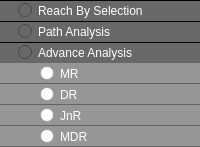
              <widget class="QWidget" name="widget_134" native="true">
               <layout class="QVBoxLayout" name="verticalLayout_71">
                <property name="spacing">
                 <number>0</number>
                </property>
                <property name="leftMargin">
                 <number>0</number>
                </property>
                <property name="topMargin">
                 <number>0</number>
                </property>
                <property name="rightMargin">
                 <number>0</number>
                </property>
                <property name="bottomMargin">
                 <number>0</number>
                </property>
                <item>
                 <widget class="QWidget" name="widget_135" native="true">
                  <property name="styleSheet">
                   <string notr="true">.QWidget
{
    background-color: rgb(150, 150, 150);
    border-bottom: 1px solid  rgb(100, 100, 100);

}</string>
                  </property>
                  <layout class="QHBoxLayout" name="horizontalLayout_64">
                   <property name="spacing">
                    <number>6</number>
                   </property>
                   <property name="leftMargin">
                    <number>0</number>
                   </property>
                   <property name="topMargin">
                    <number>0</number>
                   </property>
                   <property name="rightMargin">
                    <number>0</number>
                   </property>
                   <property name="bottomMargin">
                    <number>0</number>
                   </property>
                  </layout>
                 </widget>
                </item>
                <item>
                 <widget class="QWidget" name="widget_136" native="true">
                  <property name="styleSheet">
                   <string notr="true">QWidget
{
    background-color: rgb(104, 104, 104);
    border-top: 1px solid rgb(0 , 0 , 0);
    border-bottom: 1px solid transparent;
}</string>
                  </property>
                  <layout class="QHBoxLayout" name="horizontalLayout_65">
                   <property name="spacing">
                    <number>6</number>
                   </property>
                   <property name="leftMargin">
                    <number>0</number>
                   </property>
                   <property name="topMargin">
                    <number>0</number>
                   </property>
                   <property name="rightMargin">
                    <number>0</number>
                   </property>
                   <property name="bottomMargin">
                    <number>0</number>
                   </property>
                   <item>
                    <widget class="QRadioButton" name="radioButton_5">
                     <property name="styleSheet">
                      <string notr="true">QRadioButton
{
    font: 8pt &quot;Ebrima&quot;;
    color:white;
    background-color: rgb(104, 104, 104);
    padding-left:18px;  
	padding-bottom:2 px;
	padding-top:2 px;
  }
	
 QRadioButton:hover
{
	background-color: rgb(180, 53, 180);
}

QRadioButton:pressed
{
    background-color: rgb(180, 53, 180);
 }
</string>
                     </property>
                     <property name="text">
                      <string>Reach By Selection</string>
                     </property>
                    </widget>
                   </item>
                  </layout>
                 </widget>
                </item>
                <item>
                 <widget class="QWidget" name="widget_137" native="true">
                  <property name="styleSheet">
                   <string notr="true">QWidget
{
    background-color: rgb(104, 104, 104);
    border-top: 1px solid rgb(0 , 0 , 0);
    border-bottom: 1px solid transparent;
}</string>
                  </property>
                  <layout class="QHBoxLayout" name="horizontalLayout_66">
                   <property name="spacing">
                    <number>6</number>
                   </property>
                   <property name="leftMargin">
                    <number>0</number>
                   </property>
                   <property name="topMargin">
                    <number>0</number>
                   </property>
                   <property name="rightMargin">
                    <number>0</number>
                   </property>
                   <property name="bottomMargin">
                    <number>0</number>
                   </property>
                   <item>
                    <widget class="QRadioButton" name="radioButton_6">
                     <property name="styleSheet">
                      <string notr="true">QRadioButton
{
    font: 8pt &quot;Ebrima&quot;;
    color:white;
    background-color: rgb(104, 104, 104);
    padding-left:18px;  
	padding-bottom:2 px;
	padding-top:2 px;
  }
	
 QRadioButton:hover
{
	background-color: rgb(180, 53, 180);
}

QRadioButton:pressed
{
    background-color: rgb(180, 53, 180);
 }
</string>
                     </property>
                     <property name="text">
                      <string>Path Analysis</string>
                     </property>
                    </widget>
                   </item>
                  </layout>
                 </widget>
                </item>
                <item>
                 <widget class="QWidget" name="widget_141" native="true">
                  <property name="styleSheet">
                   <string notr="true">QWidget
{
    background-color: rgb(104, 104, 104);
    border-top: 1px solid rgb(0 , 0 , 0);
    border-bottom: 1px solid transparent;
}</string>
                  </property>
                  <layout class="QHBoxLayout" name="horizontalLayout_70">
                   <property name="spacing">
                    <number>6</number>
                   </property>
                   <property name="leftMargin">
                    <number>0</number>
                   </property>
                   <property name="topMargin">
                    <number>0</number>
                   </property>
                   <property name="rightMargin">
                    <number>0</number>
                   </property>
                   <property name="bottomMargin">
                    <number>0</number>
                   </property>
                   <item>
                    <widget class="QRadioButton" name="radioButton_10">
                     <property name="styleSheet">
                      <string notr="true">QRadioButton
{
    font: 8pt &quot;Ebrima&quot;;
    color:white;
    background-color: rgb(104, 104, 104);
    padding-left:18px;  
	padding-bottom:2 px;
	padding-top:2 px;
  }
	
 QRadioButton:hover
{
	background-color: rgb(180, 53, 180);
}

QRadioButton:pressed
{
    background-color: rgb(180, 53, 180);
 }


QRadioButton::indicator::unchecked {
    image: url(:/ico/arrow_right.png);
}

QRadioButton::indicator::checked {
    image: url(:/ico/arrow_down.png);
}</string>
                     </property>
                     <property name="text">
                      <string>Advance Analysis</string>
                     </property>
                    </widget>
                   </item>
                  </layout>
                 </widget>
                </item>
                <item>
                 <widget class="QWidget" name="widget_152" native="true">
                  <layout class="QVBoxLayout" name="verticalLayout_75">
                   <property name="spacing">
                    <number>0</number>
                   </property>
                   <property name="leftMargin">
                    <number>0</number>
                   </property>
                   <property name="topMargin">
                    <number>0</number>
                   </property>
                   <property name="rightMargin">
                    <number>0</number>
                   </property>
                   <property name="bottomMargin">
                    <number>0</number>
                   </property>
                   <item>
                    <widget class="QWidget" name="widget_153" native="true">
                     <property name="styleSheet">
                      <string notr="true">.QWidget
{
    background-color: rgb(150, 150, 150);
    border-bottom: 1px solid  rgb(100, 100, 100);

}</string>
                     </property>
                     <layout class="QHBoxLayout" name="horizontalLayout_71">
                      <property name="spacing">
                       <number>6</number>
                      </property>
                      <property name="leftMargin">
                       <number>0</number>
                      </property>
                      <property name="topMargin">
                       <number>0</number>
                      </property>
                      <property name="rightMargin">
                       <number>0</number>
                      </property>
                      <property name="bottomMargin">
                       <number>0</number>
                      </property>
                     </layout>
                    </widget>
                   </item>
                   <item>
                    <widget class="QWidget" name="widget_154" native="true">
                     <property name="styleSheet">
                      <string notr="true">.QWidget
{
    background-color: rgb(150, 150, 150);
       border-bottom: 1px solid  rgb(100, 100, 100);

}</string>
                     </property>
                     <layout class="QHBoxLayout" name="horizontalLayout_72">
                      <property name="spacing">
                       <number>6</number>
                      </property>
                      <property name="leftMargin">
                       <number>0</number>
                      </property>
                      <property name="topMargin">
                       <number>0</number>
                      </property>
                      <property name="rightMargin">
                       <number>0</number>
                      </property>
                      <property name="bottomMargin">
                       <number>0</number>
                      </property>
                      <item>
                       <widget class="QRadioButton" name="radioButton_11">
                        <property name="styleSheet">
                         <string notr="true">QRadioButton
{
    font: 8pt &quot;Ebrima&quot;;
    color:white; 
	padding-bottom:3 px;
	padding-left:40px;
	padding-top:3 px;
}
	
 
 QRadioButton:hover
{
	background-color: rgb(180, 53, 180);
}

QRadioButton:pressed
{
    background-color: rgb(180, 53, 180);
 }
</string>
                        </property>
                        <property name="text">
                         <string>MR</string>
                        </property>
                       </widget>
                      </item>
                     </layout>
                    </widget>
                   </item>
                   <item>
                    <widget class="QWidget" name="widget_155" native="true">
                     <property name="styleSheet">
                      <string notr="true">.QWidget
{
    background-color: rgb(150, 150, 150);
       border-bottom: 1px solid  rgb(100, 100, 100);

}</string>
                     </property>
                     <layout class="QHBoxLayout" name="horizontalLayout_73">
                      <property name="spacing">
                       <number>6</number>
                      </property>
                      <property name="leftMargin">
                       <number>0</number>
                      </property>
                      <property name="topMargin">
                       <number>0</number>
                      </property>
                      <property name="rightMargin">
                       <number>0</number>
                      </property>
                      <property name="bottomMargin">
                       <number>0</number>
                      </property>
                      <item>
                       <widget class="QRadioButton" name="radioButton_13">
                        <property name="styleSheet">
                         <string notr="true">QRadioButton
{
    font: 8pt &quot;Ebrima&quot;;
    color:white; 
	padding-bottom:3 px;
	padding-left:40px;
	padding-top:3 px;
}
	
 

 QRadioButton:hover
{
	background-color: rgb(180, 53, 180);
}

QRadioButton:pressed
{
    background-color: rgb(180, 53, 180);
 }</string>
                        </property>
                        <property name="text">
                         <string>DR</string>
                        </property>
                       </widget>
                      </item>
                     </layout>
                    </widget>
                   </item>
                   <item>
                    <widget class="QWidget" name="widget_157" native="true">
                     <property name="styleSheet">
                      <string notr="true">.QWidget
{
    background-color: rgb(150, 150, 150);
       border-bottom: 1px solid  rgb(100, 100, 100);

}</string>
                     </property>
                     <layout class="QHBoxLayout" name="horizontalLayout_75">
                      <property name="spacing">
                       <number>6</number>
                      </property>
                      <property name="leftMargin">
                       <number>0</number>
                      </property>
                      <property name="topMargin">
                       <number>0</number>
                      </property>
                      <property name="rightMargin">
                       <number>0</number>
                      </property>
                      <property name="bottomMargin">
                       <number>0</number>
                      </property>
                      <item>
                       <widget class="QRadioButton" name="radioButton_15">
                        <property name="styleSheet">
                         <string notr="true">QRadioButton
{
    font: 8pt &quot;Ebrima&quot;;
    color:white; 
	padding-bottom:3 px;
	padding-left:40px;
	padding-top:3 px;
}
	
 

 QRadioButton:hover
{
	background-color: rgb(180, 53, 180);
}

QRadioButton:pressed
{
    background-color: rgb(180, 53, 180);
 }</string>
                        </property>
                        <property name="text">
                         <string>JnR</string>
                        </property>
                       </widget>
                      </item>
                     </layout>
                    </widget>
                   </item>
                   <item>
                    <widget class="QWidget" name="widget_156" native="true">
                     <property name="styleSheet">
                      <string notr="true">.QWidget
{
    background-color: rgb(150, 150, 150);
       border-bottom: 1px solid  rgb(100, 100, 100);

}</string>
                     </property>
                     <layout class="QHBoxLayout" name="horizontalLayout_74">
                      <property name="spacing">
                       <number>6</number>
                      </property>
                      <property name="leftMargin">
                       <number>0</number>
                      </property>
                      <property name="topMargin">
                       <number>0</number>
                      </property>
                      <property name="rightMargin">
                       <number>0</number>
                      </property>
                      <property name="bottomMargin">
                       <number>0</number>
                      </property>
                      <item>
                       <widget class="QRadioButton" name="radioButton_14">
                        <property name="styleSheet">
                         <string notr="true">QRadioButton
{
    font: 8pt &quot;Ebrima&quot;;
    color:white; 
	padding-bottom:3 px;
	padding-left:40px;
	padding-top:3 px;
}
	
 

 QRadioButton:hover
{
	background-color: rgb(180, 53, 180);
}

QRadioButton:pressed
{
    background-color: rgb(180, 53, 180);
 }</string>
                        </property>
                        <property name="text">
                         <string>MDR</string>
                        </property>
                       </widget>
                      </item>
                     </layout>
                    </widget>
                   </item>
                  </layout>
                 </widget>
                </item>
               </layout>
              </widget>
